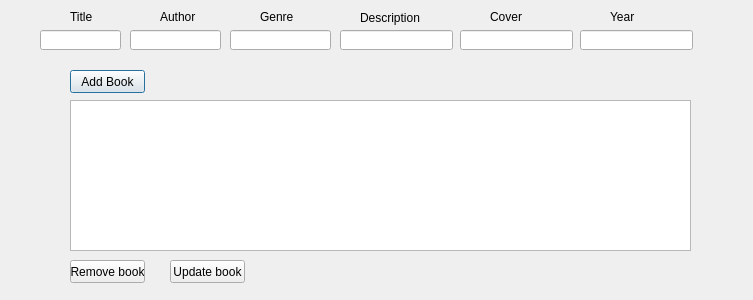
<?xml version="1.0" encoding="UTF-8"?>
<ui version="4.0">
 <class>AdminWindow</class>
 <widget class="QDialog" name="AdminWindow">
  <property name="geometry">
   <rect>
    <x>0</x>
    <y>0</y>
    <width>753</width>
    <height>300</height>
   </rect>
  </property>
  <property name="windowTitle">
   <string>Administrator</string>
  </property>
  <widget class="QPushButton" name="addBtn">
   <property name="geometry">
    <rect>
     <x>70</x>
     <y>70</y>
     <width>75</width>
     <height>23</height>
    </rect>
   </property>
   <property name="text">
    <string>Add Book</string>
   </property>
  </widget>
  <widget class="QPushButton" name="removeBtn">
   <property name="geometry">
    <rect>
     <x>70</x>
     <y>260</y>
     <width>75</width>
     <height>23</height>
    </rect>
   </property>
   <property name="text">
    <string>Remove book</string>
   </property>
  </widget>
  <widget class="QListWidget" name="booksList">
   <property name="geometry">
    <rect>
     <x>70</x>
     <y>100</y>
     <width>621</width>
     <height>151</height>
    </rect>
   </property>
  </widget>
  <widget class="QPushButton" name="updateBtn">
   <property name="geometry">
    <rect>
     <x>170</x>
     <y>260</y>
     <width>75</width>
     <height>23</height>
    </rect>
   </property>
   <property name="text">
    <string>Update book</string>
   </property>
  </widget>
  <widget class="QLineEdit" name="titleTxt">
   <property name="geometry">
    <rect>
     <x>40</x>
     <y>30</y>
     <width>81</width>
     <height>20</height>
    </rect>
   </property>
  </widget>
  <widget class="QLineEdit" name="authorTxt">
   <property name="geometry">
    <rect>
     <x>130</x>
     <y>30</y>
     <width>91</width>
     <height>20</height>
    </rect>
   </property>
  </widget>
  <widget class="QLineEdit" name="genreTxt">
   <property name="geometry">
    <rect>
     <x>230</x>
     <y>30</y>
     <width>101</width>
     <height>20</height>
    </rect>
   </property>
  </widget>
  <widget class="QLineEdit" name="descriptionTxt">
   <property name="geometry">
    <rect>
     <x>340</x>
     <y>30</y>
     <width>113</width>
     <height>20</height>
    </rect>
   </property>
  </widget>
  <widget class="QLineEdit" name="ageTxt">
   <property name="geometry">
    <rect>
     <x>580</x>
     <y>30</y>
     <width>113</width>
     <height>20</height>
    </rect>
   </property>
  </widget>
  <widget class="QLineEdit" name="coverTxt">
   <property name="geometry">
    <rect>
     <x>460</x>
     <y>30</y>
     <width>113</width>
     <height>20</height>
    </rect>
   </property>
  </widget>
  <widget class="QLabel" name="label">
   <property name="geometry">
    <rect>
     <x>70</x>
     <y>10</y>
     <width>47</width>
     <height>13</height>
    </rect>
   </property>
   <property name="text">
    <string>Title</string>
   </property>
  </widget>
  <widget class="QLabel" name="label_2">
   <property name="geometry">
    <rect>
     <x>160</x>
     <y>10</y>
     <width>47</width>
     <height>13</height>
    </rect>
   </property>
   <property name="text">
    <string>Author</string>
   </property>
  </widget>
  <widget class="QLabel" name="label_3">
   <property name="geometry">
    <rect>
     <x>260</x>
     <y>10</y>
     <width>47</width>
     <height>13</height>
    </rect>
   </property>
   <property name="text">
    <string>Genre</string>
   </property>
  </widget>
  <widget class="QLabel" name="label_4">
   <property name="geometry">
    <rect>
     <x>360</x>
     <y>10</y>
     <width>71</width>
     <height>16</height>
    </rect>
   </property>
   <property name="text">
    <string>Description</string>
   </property>
  </widget>
  <widget class="QLabel" name="label_5">
   <property name="geometry">
    <rect>
     <x>490</x>
     <y>10</y>
     <width>47</width>
     <height>13</height>
    </rect>
   </property>
   <property name="text">
    <string>Cover</string>
   </property>
  </widget>
  <widget class="QLabel" name="label_6">
   <property name="geometry">
    <rect>
     <x>610</x>
     <y>10</y>
     <width>47</width>
     <height>13</height>
    </rect>
   </property>
   <property name="text">
    <string>Year</string>
   </property>
  </widget>
 </widget>
 <resources/>
 <connections/>
</ui>
